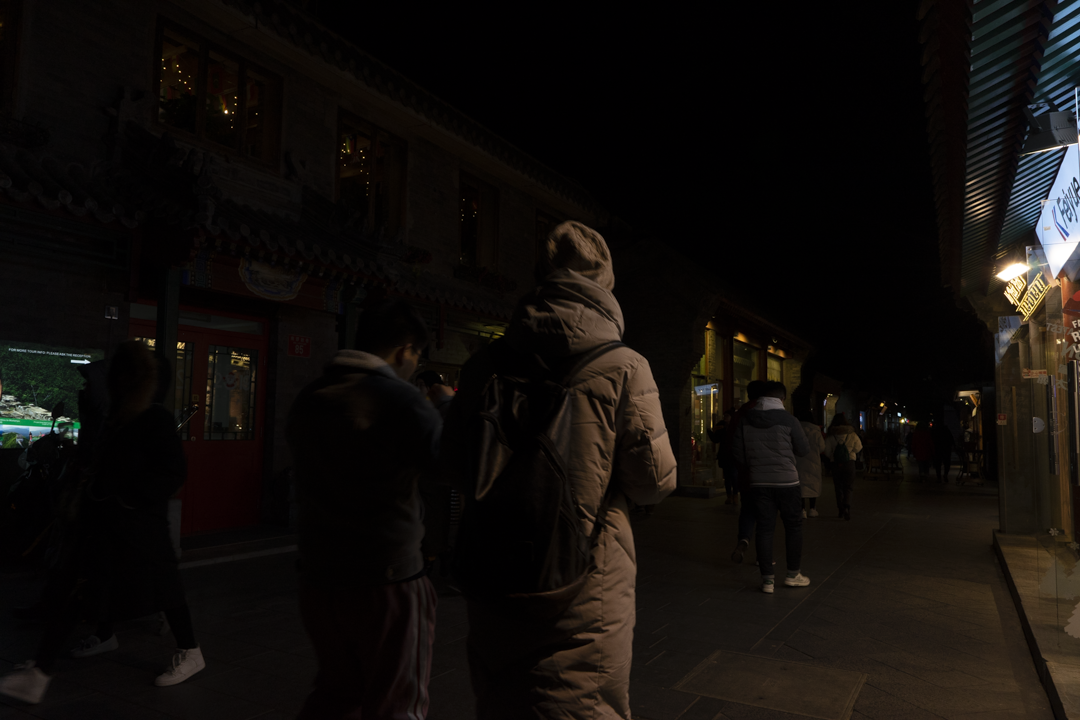
#> input picture Vision Artificial/Actividad1/imagenes/Imagen4_original.png, 1080 x 720 px, found by its file name
$ jupyter execute caso2.ipynb
#> lines starting #> are read from the running program, lines starting #| are printed output that depends on the picture
[cell 1]
import cv2
import numpy as np
import matplotlib.pyplot as plt


# Leer imagen nocturna
gray_img = cv2.imread('Imagen4_original.png', cv2.IMREAD_GRAYSCALE)


# Lista de valores gamma
#gamma_values = [0.25, 0.5, 1, 2, 5, 10, 20]
gamma_values = [0.35,0.45, 0.50, 0.6]
# Crear una figura para las imágenes
plt.figure(figsize=(12, 7))

# Agregar la imagen original como la primera
plt.subplot(2, 4, 1)
plt.title("Imagen Original")
plt.imshow(gray_img, cmap='gray')
plt.axis('off')

# Normalizar al rango [0, 1]
normalized_img = gray_img / 255.0
img_gammas = []
# Generar y mostrar las imágenes transformadas
for i, gamma in enumerate(gamma_values, start=2):
    # Normalización y transformación gamma
    c = 255
    img_gamma = c*np.power(normalized_img, gamma) # Aplicar transformación gamma

    # Mostrar la imagen transformada
    plt.subplot(2, 4, i)
    plt.title(f"Gamma = {gamma}")
    plt.imshow(img_gamma, cmap='gray')
    img_gammas.append(img_gamma)
    filename = f"imagen4_gamma_{gamma}.png"
    cv2.imwrite(filename, img_gamma)
    plt.axis('off')
#> this loop made 4 passes
#> pass 1, `img_gamma = c*np.power(normalized_img, gamma)`:
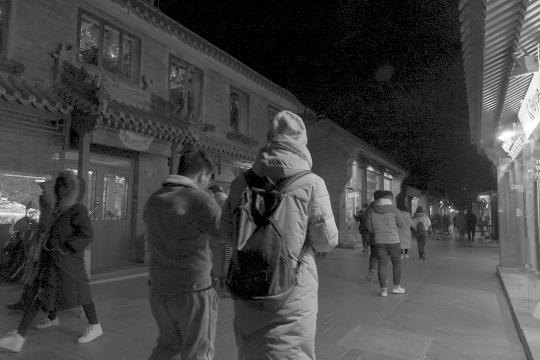
#> img_gamma: shape (720, 1080) float64 (shown at 1/2 size); min 0, max 255, mean 69.9
#> pass 2, `img_gamma = c*np.power(normalized_img, gamma)`:
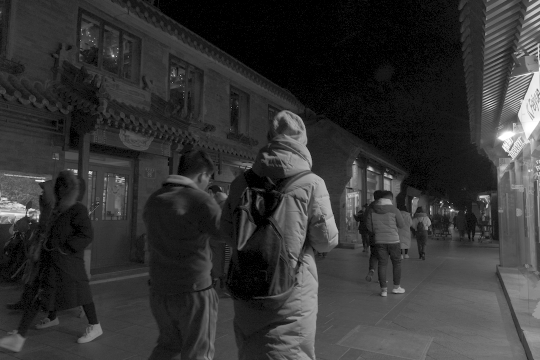
#> img_gamma: shape (720, 1080) float64 (shown at 1/2 size); min 0, max 255, mean 52.3
#> after the loop, img_gammas = 4 items

# Ajustar diseño y mostrar la cuadrícula
plt.tight_layout()
plt.show()

[cell 2]
# Leer imagen nocturna
image = cv2.imread("imagen4_gamma_0.5.png", cv2.IMREAD_UNCHANGED)

# Verificar si la imagen es en escala de grises o color
if len(image.shape) == 2:  # Solo tiene ancho y alto, es escala de grises
    is_grayscale = True
    image_rgb = cv2.cvtColor(image, cv2.COLOR_GRAY2RGB)  # Convertir a RGB para visualización
else:
    is_grayscale = False
    image_rgb = cv2.cvtColor(image, cv2.COLOR_BGR2RGB)  # Convertir de BGR a RGB para visualización


 # Definir el factor de escala
factor = 2.5  # Cambia este valor para aumentar o disminuir el brillo (Ejemplo: 0.8 para reducir)

# 1. Transformación con recorte (np.clip)
if is_grayscale:
    image_clipped = np.clip(image * factor, 0, 255).astype(np.uint8)
    clipped_rgb = cv2.cvtColor(image_clipped, cv2.COLOR_GRAY2RGB)  # Para visualizar
else:
    image_clipped = np.clip(image * factor, 0, 255).astype(np.uint8)
    clipped_rgb = cv2.cvtColor(image_clipped, cv2.COLOR_BGR2RGB)

 # 2. Transformación con normalización
if is_grayscale:
    normalized = ((image * factor - np.min(image * factor)) / (np.max(image * factor) - np.min(image * factor)) * 255).astype(np.uint8)
    normalized_rgb = cv2.cvtColor(normalized, cv2.COLOR_GRAY2RGB)  # Para visualizar
else:
    normalized = ((image * factor - np.min(image * factor)) / (np.max(image * factor) - np.min(image * factor)) * 255).astype(np.uint8)
    normalized_rgb = cv2.cvtColor(normalized, cv2.COLOR_BGR2RGB)

 # Mostrar las imágenes lado a lado
plt.figure(figsize=(18, 6))

# Imagen original
plt.subplot(1, 3, 1)
plt.title("Imagen Original")
plt.imshow(image_rgb)
plt.axis("off")

# Imagen con recorte
plt.subplot(1, 3, 2)
plt.title("Transformación con Recorte")
plt.imshow(clipped_rgb)
plt.axis("off");
cv2.imwrite("imagen4_multi.png", clipped_rgb)
# Imagen con normalización
plt.subplot(1, 3, 3)
plt.title("Transformación con Normalización")
plt.imshow(normalized_rgb)
plt.axis("off")

plt.tight_layout()
plt.show()

#pintar mismo pixel en las 3 imagenes
fila, columna = 400, 700
print(f'Pixel Imagen Original: {image[fila, columna]}')
#| Pixel Imagen Original: 118
print(f'Pixel Imagen con Recorte: {image_clipped[fila, columna]}')
#| Pixel Imagen con Recorte: 255
print(f'Pixel Imagen con Normalización: {normalized[fila, columna]}')
#| Pixel Imagen con Normalización: 118

[cell 3]
# Cargar imagen
image_original = cv2.imread("Imagen4_original.png", cv2.COLOR_BGR2RGB)
#> image_original is the input picture: shape (720, 1080, 3); mean B, G, R 11.2, 13.8, 17.3
image_gamma = cv2.imread("imagen4_gamma_0.5.png", cv2.COLOR_BGR2RGB)
image_multi = cv2.imread("imagen4_multi.png",cv2.COLOR_BGR2RGB)
image_multi_rgb = cv2.cvtColor(image_multi, cv2.COLOR_BGR2RGB)
plt.figure(figsize=(18, 8))
# Imagen original
plt.subplot(2, 3, 1)
plt.imshow(image_original)
plt.title("Imagen original")
plt.axis("off")
plt.subplot(2, 3, 4)
plt.title("Histograma original")
plt.hist(image_original.ravel(), bins=256, range=(0, 256), color='black')
# Imagen multi
plt.subplot(2, 3, 2)
plt.imshow(image_gamma, cmap="gray")
plt.title("Imagen Gamma = 0.5")
plt.axis("off")
plt.subplot(2, 3, 5)
plt.title("Histograma Gamma = 0.5")
plt.hist(image_gamma.ravel(), bins=256, range=(0, 256), color='black')
# Imagen ecualizada
plt.subplot(2, 3, 3)
plt.imshow(image_multi, cmap="gray")
plt.title("Imagen Multiplicado, factor = 2.5, con recorte")
plt.axis("off")

plt.subplot(2, 3, 6)
plt.title("Histograma Multiplicado, factor = 2.5, con recorte")
plt.hist(image_multi.ravel(), bins=256, range=(0, 256), color='black')
# Imagen ecualizada
plt.tight_layout()
plt.show()
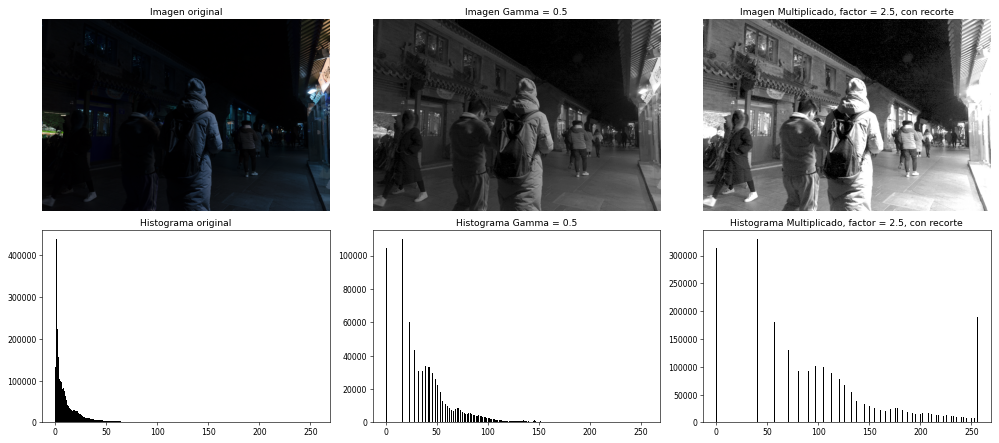
#> figure drawn by matplotlib, 6 panels; B, G, R data is drawn as R, G, B; panel 2: tallest bar 438090 high, from x = 1 to 2; panel 4: tallest bar 109812 high, from x = 16 to 17; panel 6: tallest bar 329436 high, from x = 40 to 41

#1
plt.figure()
plt.imshow(image_original)
plt.title("Imagen original")
plt.axis("off")
plt.savefig("resultado2_original.png")
plt.close()

#2
plt.figure()
plt.imshow(image_gamma)
plt.title("Imagen Gamma = 0.5")
plt.axis("off")
plt.savefig("resultado2_gamma.png")
plt.close()

#3
plt.figure()
plt.imshow(image_multi)
plt.title("Imagen Multiplicado, factor = 2.5, con recorte")
plt.axis("off")
plt.savefig("resultado2_multi.png")
plt.close()

#4
plt.figure()
plt.hist(image_original.ravel(), bins=256, range=(0, 256), color='black')
plt.title("Histograma original")
plt.xlabel("Intensidad")
plt.ylabel("Pixeles")
plt.savefig("histograma2_original.png")
plt.close()

#5
plt.figure()
plt.hist(image_gamma.ravel(), bins=256, range=(0, 256), color='black')
plt.title("Histograma Gamma = 0.5")
plt.xlabel("Intensidad")
plt.ylabel("Pixeles")
plt.savefig("histograma2_gamma.png")
plt.close()

#6
plt.figure()
plt.hist(image_multi.ravel(), bins=256, range=(0, 256), color='black')
plt.title("Histograma Multiplicado, factor = 2.5, con recorte")
plt.xlabel("Intensidad")
plt.ylabel("Pixeles")
plt.savefig("histograma2_Mult.png")
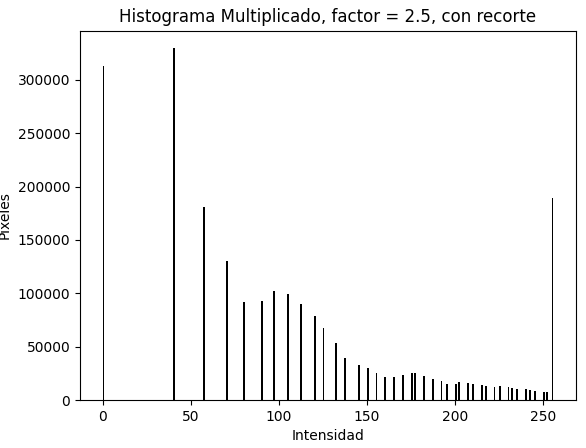
#> figure drawn by matplotlib, 1 panel; tallest bar 329436 high, from x = 40 to 41
plt.close()

[cell 4]
image = cv2.imread("Imagen4_original.png", cv2.IMREAD_UNCHANGED)

# Convertir al espacio YUV
yuv_image = cv2.cvtColor(image, cv2.COLOR_BGR2YUV)
#> yuv_image: shape (720, 1080, 3); mean of channels 0, 1, 2 14.4, 126.5, 130.6

# Ecualizar el canal de luminosidad (Y)
yuv_image[:, :, 0] = cv2.equalizeHist(yuv_image[:, :, 0])
#> yuv_image: shape (720, 1080, 3); mean of channels 0, 1, 2 116.5, 126.5, 130.6

# Convertir de vuelta al espacio BGR
result = cv2.cvtColor(yuv_image, cv2.COLOR_YUV2BGR)
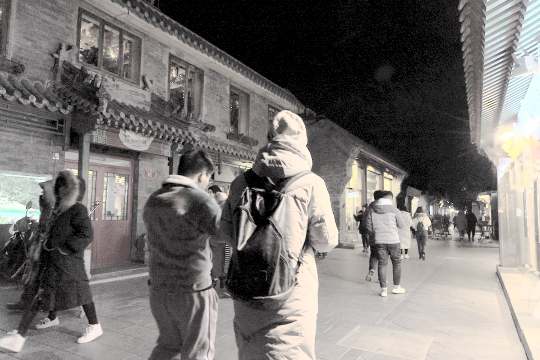
#> result: shape (720, 1080, 3) (shown at 1/2 size); mean B, G, R 113.2, 115.5, 119.1

# Convertir el resultado al formato RGB para matplotlib
result_rgb = cv2.cvtColor(result, cv2.COLOR_BGR2RGB)

# Mostrar la imagen original y la ecualizada
plt.figure(figsize=(12, 6))

# Imagen original
plt.subplot(1, 2, 1)
plt.imshow(cv2.cvtColor(image, cv2.COLOR_BGR2RGB))
plt.title("Imagen Mutlipicada")
plt.axis("off")

# Imagen ecualizada
plt.subplot(1, 2, 2)
plt.imshow(result_rgb)
plt.title("Imagen Ecualizada")
cv2.imwrite("imagen4_ecualizada.png", result_rgb)
plt.axis("off")

plt.tight_layout()
plt.show()
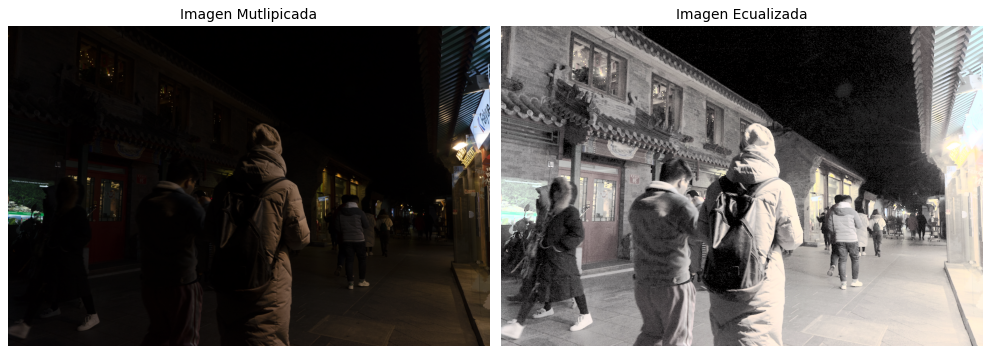
#> figure drawn by matplotlib, 2 panels

[cell 5]
# Leer la imagen y convertirla a escala de grises
I_gray_log = cv2.imread('imagen4_multi.png', cv2.IMREAD_GRAYSCALE)

# Verificar si la imagen se cargó correctamente
if I_gray_log is None:
    print("Error: No se pudo cargar la imagen 'Imagen2_logaritmica.png'. Por favor, verifica la ruta y el nombre del archivo.")
else:
    # 2. Crear un objeto CLAHE y aplicar
    clahe = cv2.createCLAHE(clipLimit=1.8, tileGridSize=(8, 8))
    img_clahe = clahe.apply(I_gray_log)
    # Use cv2.fastNlMeansDenoising for grayscale images
    img_clahe = cv2.fastNlMeansDenoising(img_clahe, h=6, templateWindowSize=7, searchWindowSize=21)
    # Mostrar la imagen original y la ecualizada
    plt.figure(figsize=(12, 6))

    # Imagen original
    plt.subplot(1, 2, 1)
    plt.imshow(I_gray_log,cmap="gray")
    plt.title("Imagen Mutlipicada")
    plt.axis("off")

    # Imagen ecualizada
    plt.subplot(1, 2, 2)
    plt.imshow(img_clahe, cmap="gray") # Added cmap="gray" for consistent display
    plt.title("Imagen clahe")
    cv2.imwrite("Imagen2_logaritmica_clahe.png", img_clahe)
    plt.axis("off")

    plt.tight_layout()
    plt.show()

[cell 6]
img = cv2.imread('imagen4_multi.png')
# Convertir a espacio de color LAB
lab = cv2.cvtColor(img, cv2.COLOR_BGR2LAB)
#> lab: shape (720, 1080, 3); mean of channels 0, 1, 2 110.8, 128, 128

# Separar canales
l, a, b = cv2.split(lab)
#> a: shape (720, 1080); every value is 128

# Crear CLAHE
clahe = cv2.createCLAHE(
    clipLimit=2.5,
    tileGridSize=(8, 8)
)

# Aplicar CLAHE al canal L
l_clahe = clahe.apply(l)

# Unir canales y convertir a BGR
lab_clahe = cv2.merge((l_clahe, a, b))
#> lab_clahe: shape (720, 1080, 3); mean of channels 0, 1, 2 107, 128, 128
resultado = cv2.cvtColor(lab_clahe, cv2.COLOR_LAB2BGR)
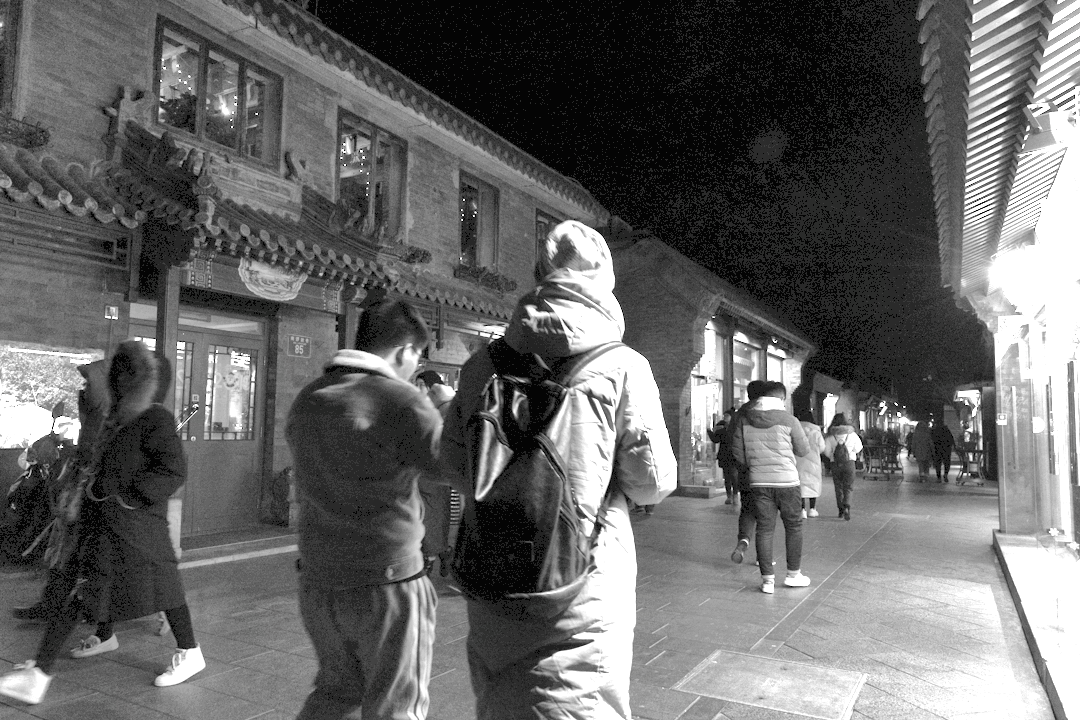
#> resultado: shape (720, 1080, 3); mean B, G, R 102.6, 102.7, 102.6

# Guardar o mostrar resultado
cv2.imwrite("resultado_clahe.png", resultado)
# Mostrar la imagen original y la ecualizada
plt.figure(figsize=(12, 6))

# Imagen original
plt.subplot(1, 2, 1)
plt.imshow(img,cmap="gray")
plt.title("Imagen Mutlipicada")
plt.axis("off")

# Imagen ecualizada
plt.subplot(1, 2, 2)
plt.imshow(resultado, cmap="gray") # Added cmap="gray" for consistent display
plt.title("Imagen clahe")

plt.axis("off")

plt.tight_layout()
plt.show()

$ run again, with Vision Artificial/Actividad1/imagenes/Imagen1_original.png copied over Vision Artificial/Actividad1/imagenes/Imagen4_original.png
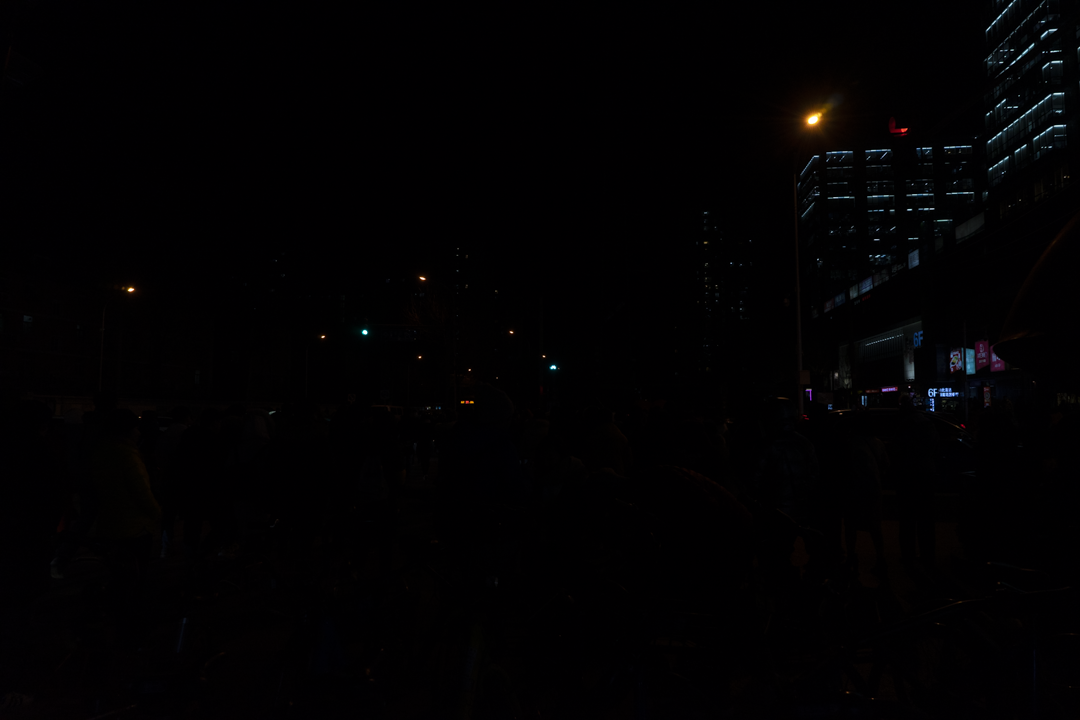
#> input picture Vision Artificial/Actividad1/imagenes/Imagen1_original.png, 1080 x 720 px, found by its file name
#> after the loop `for i, gamma in enumerate(gamma_values, start=2):`: img_gammas = 4 items
#| Pixel Imagen Original: 0
#| Pixel Imagen con Recorte: 0
#| Pixel Imagen con Normalización: 0
#> image_original is the input picture: shape (720, 1080, 3); mean B, G, R 2.3, 1.4, 2.2
#> `result = cv2.cvtColor(yuv_image, cv2.COLOR_YUV2BGR)`:
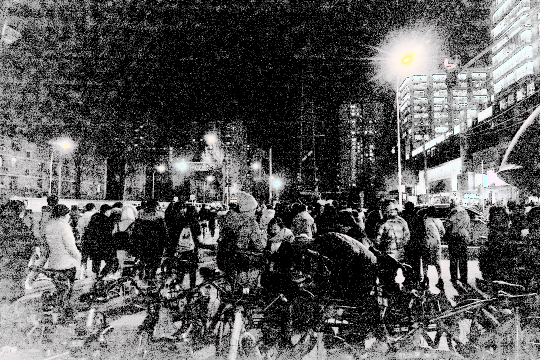
#> result: shape (720, 1080, 3) (shown at 1/2 size); mean B, G, R 84, 83.9, 84.7
#> `plt.show()`:
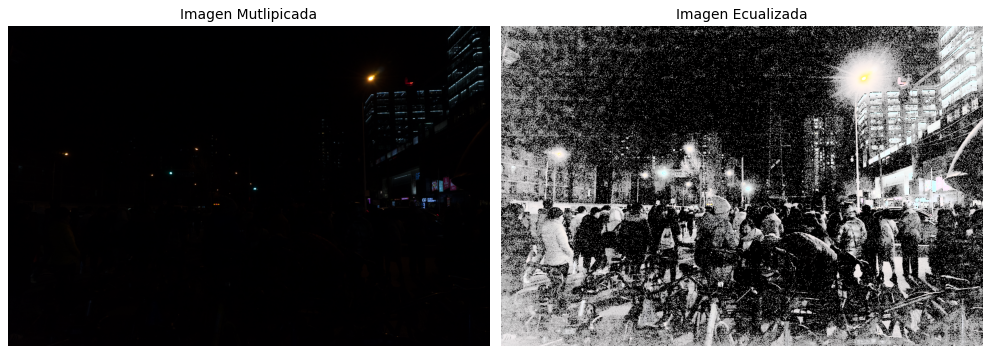
#> figure drawn by matplotlib, 2 panels
#> lab: shape (720, 1080, 3); mean of channels 0, 1, 2 20.8, 128, 128
#> a: shape (720, 1080); every value is 128
#> lab_clahe: shape (720, 1080, 3); mean of channels 0, 1, 2 23.6, 128, 128

$ run again, with Vision Artificial/Actividad1/imagenes/Imagen3_original.png copied over Vision Artificial/Actividad1/imagenes/Imagen4_original.png
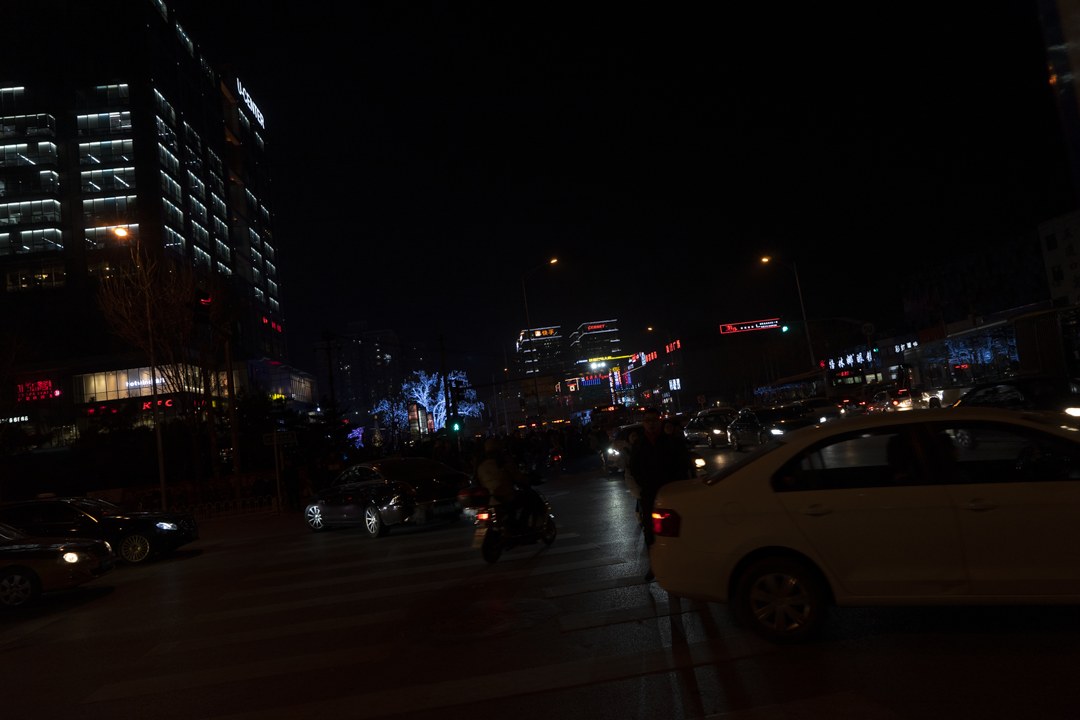
#> input picture Vision Artificial/Actividad1/imagenes/Imagen3_original.png, 1080 x 720 px, found by its file name
#> after the loop `for i, gamma in enumerate(gamma_values, start=2):`: img_gammas = 4 items
#| Pixel Imagen Original: 48
#| Pixel Imagen con Recorte: 120
#| Pixel Imagen con Normalización: 48
#> image_original is the input picture: shape (720, 1080, 3); mean B, G, R 9.2, 9.7, 13.3
#> `result = cv2.cvtColor(yuv_image, cv2.COLOR_YUV2BGR)`:
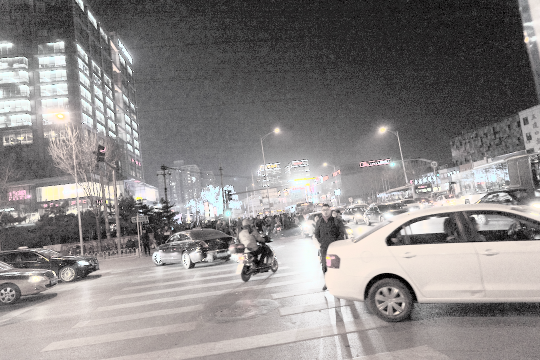
#> result: shape (720, 1080, 3) (shown at 1/2 size); mean B, G, R 133.4, 134.1, 137.6
#> `plt.show()`:
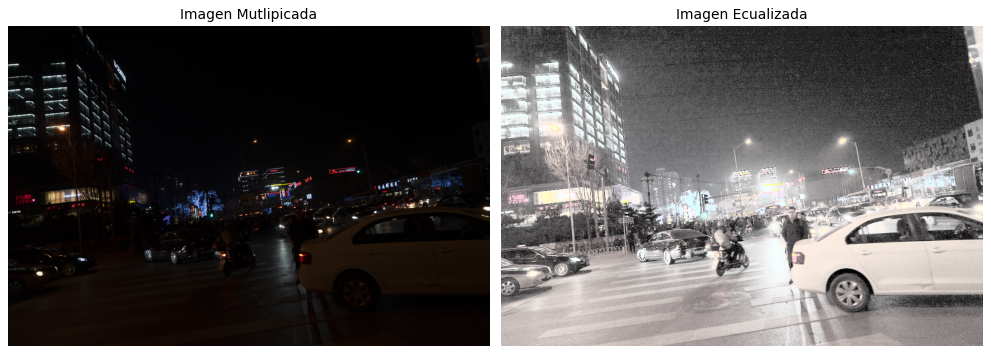
#> figure drawn by matplotlib, 2 panels
#> lab: shape (720, 1080, 3); mean of channels 0, 1, 2 106.1, 128, 128
#> a: shape (720, 1080); every value is 128
#> lab_clahe: shape (720, 1080, 3); mean of channels 0, 1, 2 103.7, 128, 128
